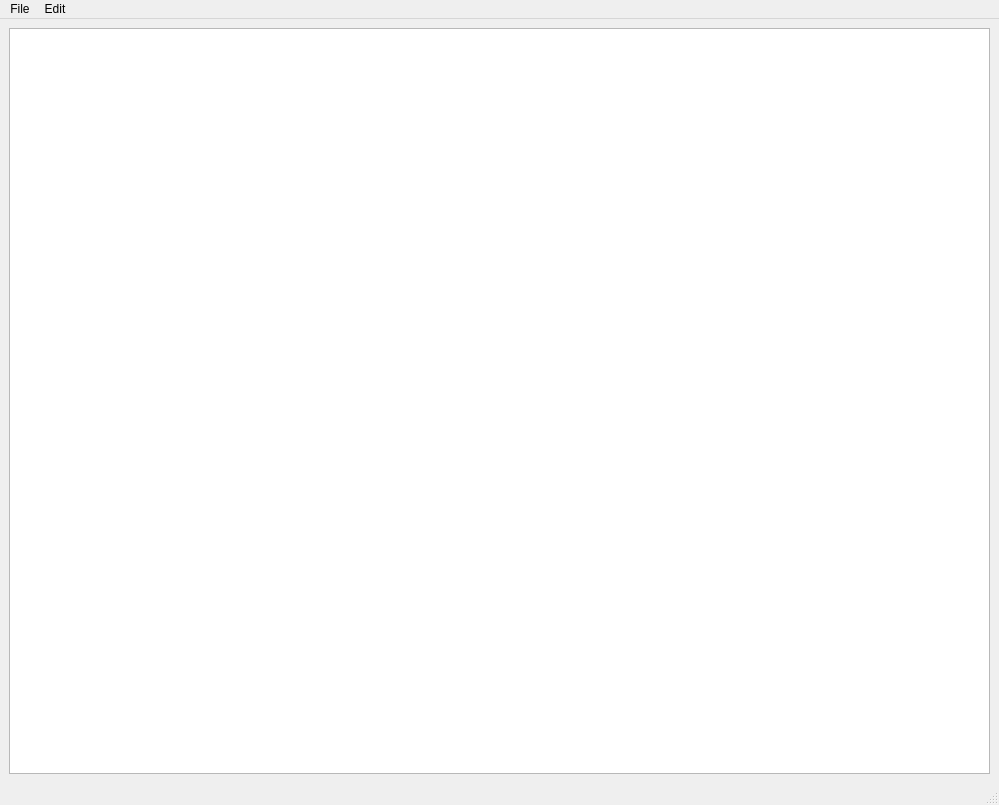
<?xml version="1.0" encoding="UTF-8"?>
<ui version="4.0">
 <class>MainWindow</class>
 <widget class="QMainWindow" name="MainWindow">
  <property name="geometry">
   <rect>
    <x>0</x>
    <y>0</y>
    <width>999</width>
    <height>805</height>
   </rect>
  </property>
  <property name="windowTitle">
   <string>MainWindow</string>
  </property>
  <widget class="QWidget" name="centralwidget">
   <layout class="QHBoxLayout" name="horizontalLayout">
    <item>
     <widget class="QTextEdit" name="textEdit"/>
    </item>
   </layout>
  </widget>
  <widget class="QMenuBar" name="menubar">
   <property name="geometry">
    <rect>
     <x>0</x>
     <y>0</y>
     <width>999</width>
     <height>21</height>
    </rect>
   </property>
   <widget class="QMenu" name="menuFile">
    <property name="title">
     <string>File</string>
    </property>
    <addaction name="actionNew"/>
    <addaction name="actionOpen_File"/>
    <addaction name="actionSave"/>
    <addaction name="actionSave_As"/>
    <addaction name="actionExit"/>
   </widget>
   <widget class="QMenu" name="menuEdit">
    <property name="title">
     <string>Edit</string>
    </property>
    <addaction name="actionCut"/>
    <addaction name="actionCopy"/>
    <addaction name="actionPaste"/>
    <addaction name="actionUndo"/>
    <addaction name="separator"/>
    <addaction name="actionSearch_with_Bing"/>
    <addaction name="actionFind"/>
    <addaction name="actionFind_Next"/>
    <addaction name="actionFind_Previous"/>
    <addaction name="actionReplace"/>
    <addaction name="actionGo_to"/>
    <addaction name="separator"/>
    <addaction name="actionTime_Date"/>
   </widget>
   <addaction name="menuFile"/>
   <addaction name="menuEdit"/>
  </widget>
  <widget class="QStatusBar" name="statusbar"/>
  <action name="actionNew">
   <property name="text">
    <string>New</string>
   </property>
  </action>
  <action name="actionOpen_File">
   <property name="text">
    <string>Open ...</string>
   </property>
  </action>
  <action name="actionSave">
   <property name="text">
    <string>Save</string>
   </property>
  </action>
  <action name="actionSave_As">
   <property name="text">
    <string>Save As</string>
   </property>
  </action>
  <action name="actionExit">
   <property name="text">
    <string>Exit</string>
   </property>
  </action>
  <action name="actionCut">
   <property name="text">
    <string>Cut</string>
   </property>
  </action>
  <action name="actionCopy">
   <property name="text">
    <string>Copy</string>
   </property>
  </action>
  <action name="actionPaste">
   <property name="text">
    <string>Paste</string>
   </property>
  </action>
  <action name="actionUndo">
   <property name="text">
    <string>Redo</string>
   </property>
  </action>
  <action name="actionFind">
   <property name="text">
    <string>Find</string>
   </property>
  </action>
  <action name="actionSearch_with_Bing">
   <property name="text">
    <string>Search with Bing ...</string>
   </property>
  </action>
  <action name="actionFind_Next">
   <property name="text">
    <string>Find Next</string>
   </property>
  </action>
  <action name="actionFind_Previous">
   <property name="text">
    <string>Find Previous</string>
   </property>
  </action>
  <action name="actionReplace">
   <property name="text">
    <string>Replace ...</string>
   </property>
  </action>
  <action name="actionGo_to">
   <property name="text">
    <string>Go to ...</string>
   </property>
  </action>
  <action name="actionTime_Date">
   <property name="text">
    <string>Time/Date</string>
   </property>
  </action>
 </widget>
 <resources/>
 <connections/>
</ui>
